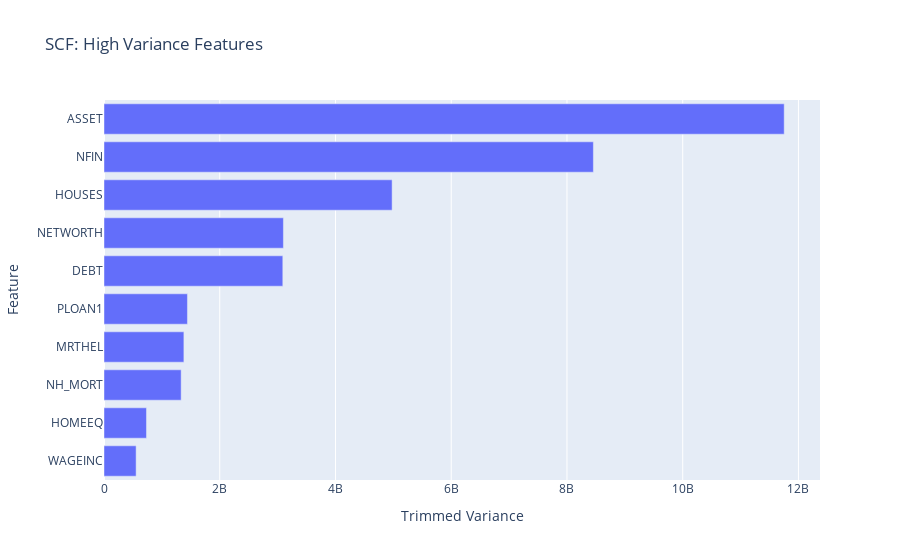

The notebook cell this image was saved under:
### Code cell
# Create horizontal bar chart of `top_ten_trim_var`
fig = px.bar(
    x=top_ten_trim_var,
    y=top_ten_trim_var.index,
    title="SCF: High Variance Features"
)
fig.update_layout(xaxis_title="Trimmed Variance", yaxis_title="Feature")
fig.show()

### Figure 1 — Plotly figure (JSON) as saved in the notebook; plotly's stock layout.template omitted (floating-point values rounded to 4 significant figures)
{"data": [{"alignmentgroup": "True", "hovertemplate": "x=%{x}<br>y=%{y}<extra></extra>", "legendgroup": "", "marker": {"color": "#636efa", "pattern": {"shape": ""}}, "name": "", "offsetgroup": "", "orientation": "h", "showlegend": false, "textposition": "auto", "type": "bar", "x": [555100000.0, 733800000.0, 1333000000.0, 1380000000.0, 1442000000.0, 3090000000.0, 3100000000.0, 4979000000.0, 8456000000.0, 11750000000.0], "xaxis": "x", "y": ["WAGEINC", "HOMEEQ", "NH_MORT", "MRTHEL", "PLOAN1", "DEBT", "NETWORTH", "HOUSES", "NFIN", "ASSET"], "yaxis": "y"}], "layout": {"autosize": true, "barmode": "relative", "legend": {"tracegroupgap": 0}, "title": {"text": "SCF: High Variance Features"}, "xaxis": {"anchor": "y", "autorange": true, "domain": [0, 1], "range": [0, 12370000000.0], "showspikes": false, "title": {"text": "Trimmed Variance"}, "type": "linear"}, "yaxis": {"anchor": "x", "autorange": true, "domain": [0, 1], "range": [-0.5, 9.5], "showspikes": false, "title": {"text": "Feature"}, "type": "category"}}}
